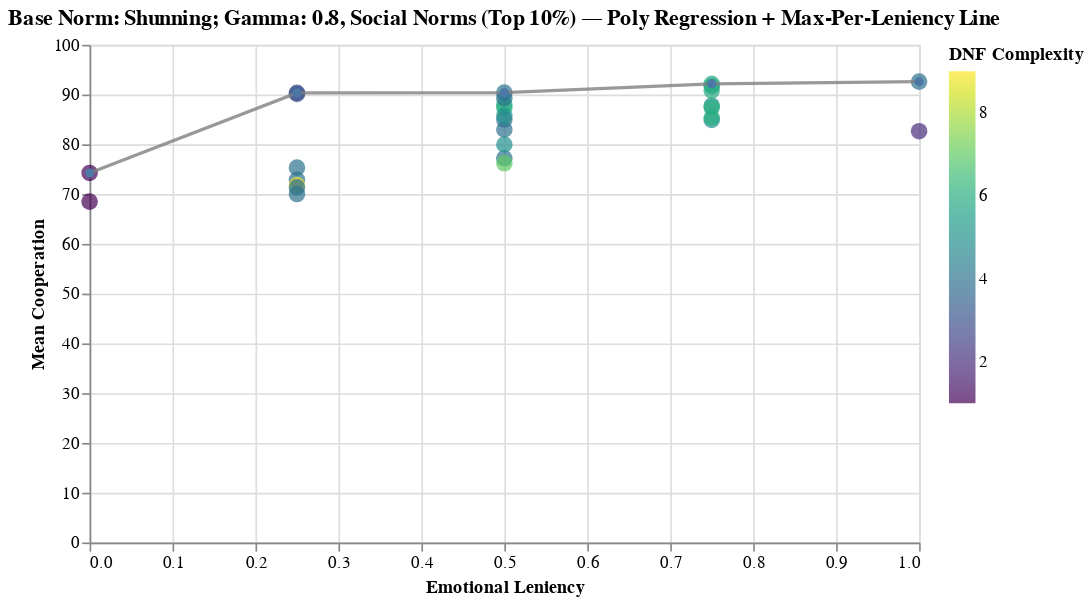

Notebook code for this chart:
### Code cell
# =============================
#   Scatterplot by Base Norm
# =============================

# 1. Choose base norm
chosen_base_norm = "Shunning"
chosen_gamma = 0.8

# Filter relevant runs
filtered = merged_df[merged_df["base_social_norm"] == chosen_base_norm].copy()
filtered = filtered[filtered.Z == 50]
filtered = filtered[filtered.gens == 1000]
filtered = filtered[filtered.gamma_center == chosen_gamma]

# 2. Average all runs per emergent norm
grouped = (
    filtered.groupby(["8bit_vector", "Emotion_Leniency", "DNF_literals"], as_index=False)
            .agg(mean_coop=("average_cooperation", "mean"))
)

# 3. Keep only the top 10% for each DNF complexity
def top_10_percent(df):
    if len(df) == 0:
        return df
    cutoff = np.quantile(df["mean_coop"], 0.9)
    return df[df["mean_coop"] >= cutoff]

grouped_top = (
    grouped.groupby("Emotion_Leniency", group_keys=False)
           .apply(top_10_percent)
)

# NEW: Highest value per DNF (one per group)
top_per_dnf = (
    grouped_top.loc[grouped_top.groupby("Emotion_Leniency")["mean_coop"].idxmax()]
)

# Scatter plot
scatter = (
    alt.Chart(grouped_top)
    .mark_circle(size=100)
    .encode(
        x=alt.X("Emotion_Leniency:Q", title="Emotional Leniency"),
        y=alt.Y("mean_coop:Q", title="Mean Cooperation",
                scale=alt.Scale(domain=[0, 100])),
        color=alt.Color("DNF_literals:Q", title="DNF Complexity",
                        scale=alt.Scale(scheme="viridis")),
        tooltip=[
            "8bit_vector",
            "DNF_literals",
            "Emotion_Leniency",
            alt.Tooltip("mean_coop:Q", format=".4f")
        ]
    )
)

# Polynomial regression (degree 2)
poly_reg = (
    alt.Chart(grouped_top)
    .transform_regression(
        "Emotion_Leniency",
        "mean_coop",
        method="poly"
    )
    .mark_line(size=2, color="orange", opacity=0.5)
    .encode(
        x="Emotion_Leniency:Q",
        y="mean_coop:Q"
    )
)

# NEW: Line connecting the top points
topline = (
    alt.Chart(top_per_dnf)
    .mark_line(point=True, size=2, color="gray", opacity=0.8)
    .encode(
        x="Emotion_Leniency:Q",
        y="mean_coop:Q"
    )
)

# Combine
plot = (
    (scatter + topline)
    .properties(
        width=500,
        height=300,
        title=f"Base Norm: {chosen_base_norm}; Gamma: {chosen_gamma}, Social Norms (Top 10%) — Poly Regression + Max-Per-Leniency Line"
    )
)

plot

### Figure 1 — Vega-Lite specification as saved in the notebook (floating-point values rounded to 4 significant figures)
{"config": {"view": {"continuousWidth": 300, "continuousHeight": 300}}, "layer": [{"data": {"name": "data-4276d876a4661acb91e1af80f69dbf77"}, "mark": {"type": "circle", "size": 100}, "encoding": {"color": {"field": "DNF_literals", "scale": {"scheme": "viridis"}, "title": "DNF Complexity", "type": "quantitative"}, "tooltip": [{"field": "8bit_vector", "type": "nominal"}, {"field": "DNF_literals", "type": "quantitative"}, {"field": "Emotion_Leniency", "type": "quantitative"}, {"field": "mean_coop", "format": ".4f", "type": "quantitative"}], "x": {"field": "Emotion_Leniency", "title": "Emotional Leniency", "type": "quantitative"}, "y": {"field": "mean_coop", "scale": {"domain": [0, 100]}, "title": "Mean Cooperation", "type": "quantitative"}}}, {"data": {"name": "data-7d53f7e111883533d95293259bd3bbd8"}, "mark": {"type": "line", "color": "gray", "opacity": 0.8, "point": true, "size": 2}, "encoding": {"x": {"field": "Emotion_Leniency", "type": "quantitative"}, "y": {"field": "mean_coop", "type": "quantitative"}}}], "height": 300, "title": "Base Norm: Shunning; Gamma: 0.8, Social Norms (Top 10%) — Poly Regression + Max-Per-Leniency Line", "width": 500, "$schema": "https://vega.github.io/schema/vega-lite/v5.16.3.json", "datasets": {"data-4276d876a4661acb91e1af80f69dbf77": [{"8bit_vector": "01010101", "Emotion_Leniency": 0.0, "DNF_literals": 1, "mean_coop": 74.25}, {"8bit_vector": "10101010", "Emotion_Leniency": 0.0, "DNF_literals": 1, "mean_coop": 68.49}, {"8bit_vector": "01000101", "Emotion_Leniency": 0.25, "DNF_literals": 4, "mean_coop": 72.85}, {"8bit_vector": "01001001", "Emotion_Leniency": 0.25, "DNF_literals": 9, "mean_coop": 71.77}, {"8bit_vector": "01010001", "Emotion_Leniency": 0.25, "DNF_literals": 4, "mean_coop": 70.01}, {"8bit_vector": "10001010", "Emotion_Leniency": 0.25, "DNF_literals": 4, "mean_coop": 71.35}, {"8bit_vector": "10100010", "Emotion_Leniency": 0.25, "DNF_literals": 4, "mean_coop": 75.31}, {"8bit_vector": "11010101", "Emotion_Leniency": 0.25, "DNF_literals": 3, "mean_coop": 90.33}, {"8bit_vector": "11101010", "Emotion_Leniency": 0.25, "DNF_literals": 3, "mean_coop": 90.14}, {"8bit_vector": "01000001", "Emotion_Leniency": 0.5, "DNF_literals": 6, "mean_coop": 88.01}, {"8bit_vector": "01000111", "Emotion_Leniency": 0.5, "DNF_literals": 4, "mean_coop": 77.19}, {"8bit_vector": "10000010", "Emotion_Leniency": 0.5, "DNF_literals": 6, "mean_coop": 87.31}, {"8bit_vector": "11000101", "Emotion_Leniency": 0.5, "DNF_literals": 4, "mean_coop": 84.98}, {"8bit_vector": "11001001", "Emotion_Leniency": 0.5, "DNF_literals": 7, "mean_coop": 76.2}, {"8bit_vector": "11001010", "Emotion_Leniency": 0.5, "DNF_literals": 4, "mean_coop": 82.98}, {"8bit_vector": "11010001", "Emotion_Leniency": 0.5, "DNF_literals": 4, "mean_coop": 89.27}, {"8bit_vector": "11010111", "Emotion_Leniency": 0.5, "DNF_literals": 5, "mean_coop": 79.97}, {"8bit_vector": "11100010", "Emotion_Leniency": 0.5, "DNF_literals": 4, "mean_coop": 90.39}, {"8bit_vector": "11101011", "Emotion_Leniency": 0.5, "DNF_literals": 5, "mean_coop": 85.71}, {"8bit_vector": "01000011", "Emotion_Leniency": 0.75, "DNF_literals": 5, "mean_coop": 84.9}, {"8bit_vector": "10000011", "Emotion_Leniency": 0.75, "DNF_literals": 5, "mean_coop": 87.79}, {"8bit_vector": "11000010", "Emotion_Leniency": 0.75, "DNF_literals": 5, "mean_coop": 91.69}, {"8bit_vector": "11000111", "Emotion_Leniency": 0.75, "DNF_literals": 6, "mean_coop": 87.41}, {"8bit_vector": "11001011", "Emotion_Leniency": 0.75, "DNF_literals": 6, "mean_coop": 90.8}, {"8bit_vector": "11010011", "Emotion_Leniency": 0.75, "DNF_literals": 6, "mean_coop": 92.17}, {"8bit_vector": "11100011", "Emotion_Leniency": 0.75, "DNF_literals": 6, "mean_coop": 85.38}, {"8bit_vector": "11000011", "Emotion_Leniency": 1.0, "DNF_literals": 4, "mean_coop": 92.6}, {"8bit_vector": "11110011", "Emotion_Leniency": 1.0, "DNF_literals": 2, "mean_coop": 82.64}], "data-7d53f7e111883533d95293259bd3bbd8": [{"8bit_vector": "01010101", "Emotion_Leniency": 0.0, "DNF_literals": 1, "mean_coop": 74.25}, {"8bit_vector": "11010101", "Emotion_Leniency": 0.25, "DNF_literals": 3, "mean_coop": 90.33}, {"8bit_vector": "11100010", "Emotion_Leniency": 0.5, "DNF_literals": 4, "mean_coop": 90.39}, {"8bit_vector": "11010011", "Emotion_Leniency": 0.75, "DNF_literals": 6, "mean_coop": 92.17}, {"8bit_vector": "11000011", "Emotion_Leniency": 1.0, "DNF_literals": 4, "mean_coop": 92.6}]}}
